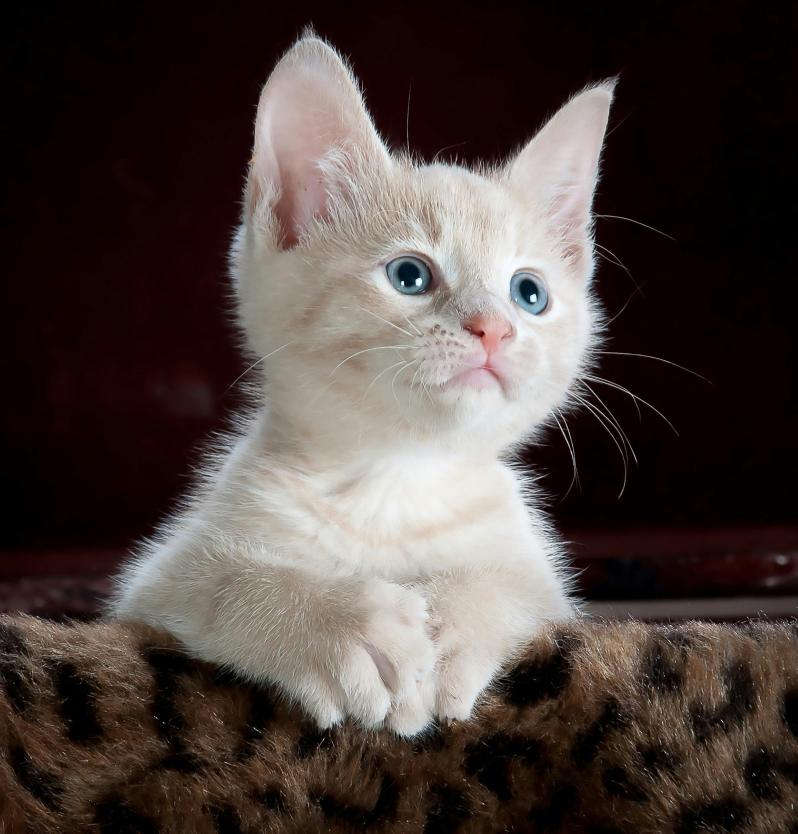
#> input picture Images/Cat4.jpg, 2392 x 2500 px (shown at 1/3 size)
$ python thresholding.py
#> lines starting #> are read from the running program, lines starting #| are printed output that depends on the picture; after the words box and inside, x2 and y2 are one past the last pixel; in counts of white or black regions, pixels touching at a corner belong together
import cv2 as cv

img = cv.imread('Images/Cat4.jpg')
#> img is the input picture: shape (2500, 2392, 3); mean B, G, R 63.1, 66.8, 77.4
resized = cv.resize(img, (500,500))
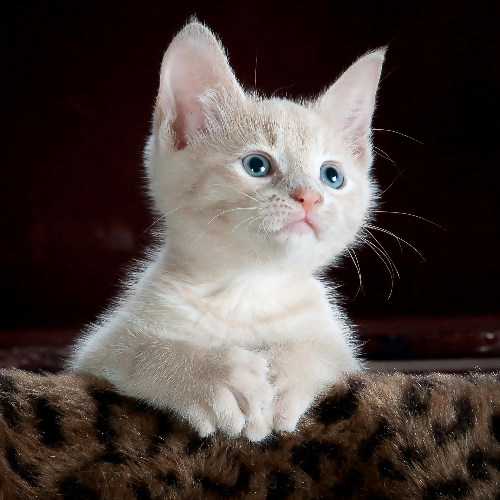
#> resized: shape (500, 500, 3); mean B, G, R 63.1, 66.8, 77.4
cv.imshow('Image', resized)

gray = cv.cvtColor(resized, cv.COLOR_BGR2GRAY)
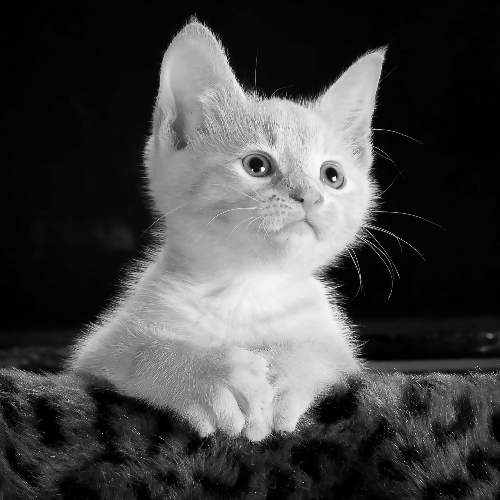
#> gray: shape (500, 500); min 0, max 253, mean 69.5
cv.imshow('Gray',gray)

# Simple Thresholding
threshold, thresh = cv.threshold(gray, 150, 255, cv.THRESH_BINARY)
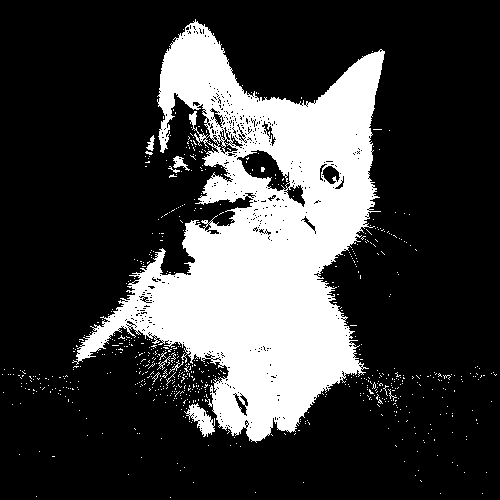
#> thresh: shape (500, 500); 23.9% white; 709 white regions (700 under 20 px), largest, box (x1, y1, x2, y2) and area: (72, 19, 385, 443) 57696, (184, 403, 215, 437) 452, (173, 156, 190, 171) 109

# 150 - threshold value
# 255 - value to set if value >=150
# returns: thresh -> thresholded image and threshold -> value that we passed i.e 150
cv.imshow('Simple Thresholded', thresh)

# Simple Threshold inverse

threshold, thresh = cv.threshold(gray, 150, 255, cv.THRESH_BINARY_INV)
cv.imshow('Simple Thresholded INV', thresh)


# Adaptive Thresholding

adaptive_thresh = cv.adaptiveThreshold(gray, maxValue=255, adaptiveMethod=cv.ADAPTIVE_THRESH_MEAN_C, thresholdType=cv.THRESH_BINARY,
                                     blockSize=11, C=3)
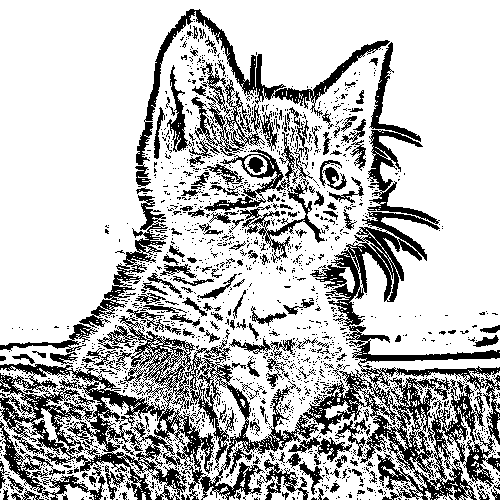
#> adaptive_thresh: shape (500, 500); 74.7% white; 1783 black regions (1614 under 20 px), largest, box (x1, y1, x2, y2) and area: (0, 42, 500, 500) 34511, (135, 9, 390, 187) 3788, (204, 132, 325, 263) 2737
cv.imshow('Adaptive Thresholding', adaptive_thresh)


cv.waitKey(0)

$ run again, with Images/Cat6.jpg copied over Images/Cat4.jpg
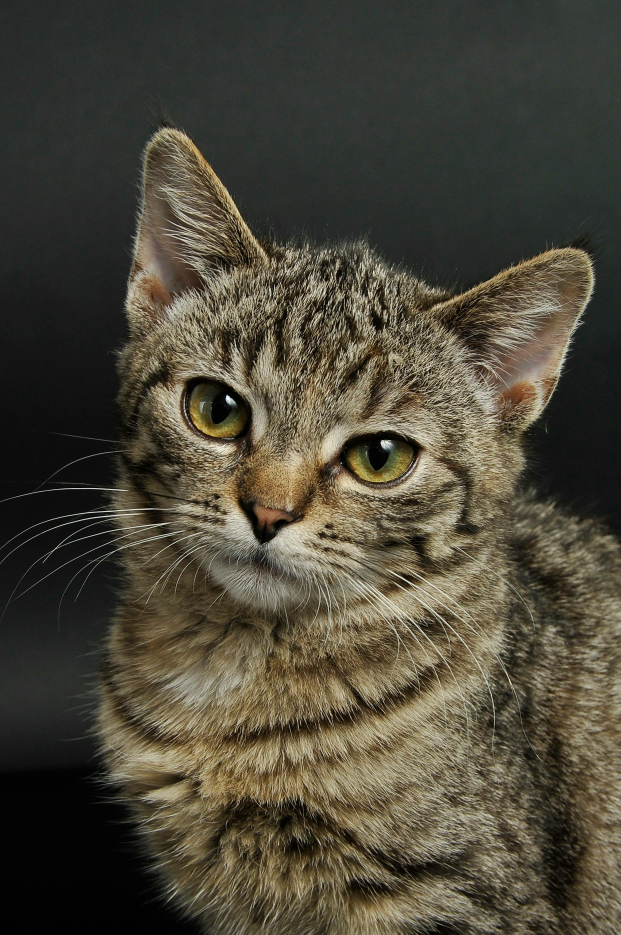
#> input picture Images/Cat6.jpg, 1862 x 2804 px (shown at 1/3 size)
#> img is the input picture: shape (2804, 1862, 3); mean B, G, R 57.3, 71.5, 76.1
#> `threshold, thresh = cv.threshold(gray, 150, 255, cv.THRESH_BINARY)`:
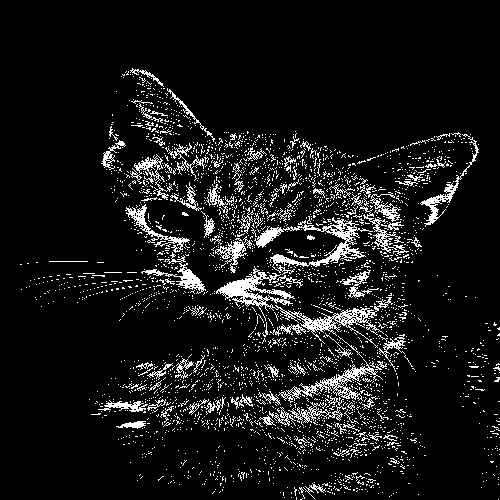
#> thresh: shape (500, 500); 8.6% white in thin lines or dots, all inside (x1, y1, x2, y2) = (20, 68, 500, 500)
#> `adaptive_thresh = cv.adaptiveThreshold(gray, maxValue=255, adaptiveMet..`:
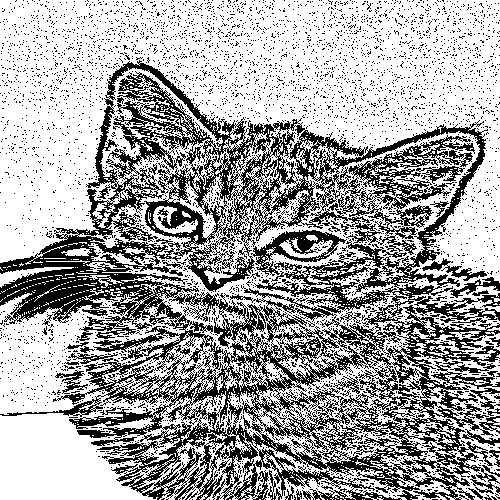
#> adaptive_thresh: shape (500, 500); 65% white; black in thin lines or dots
